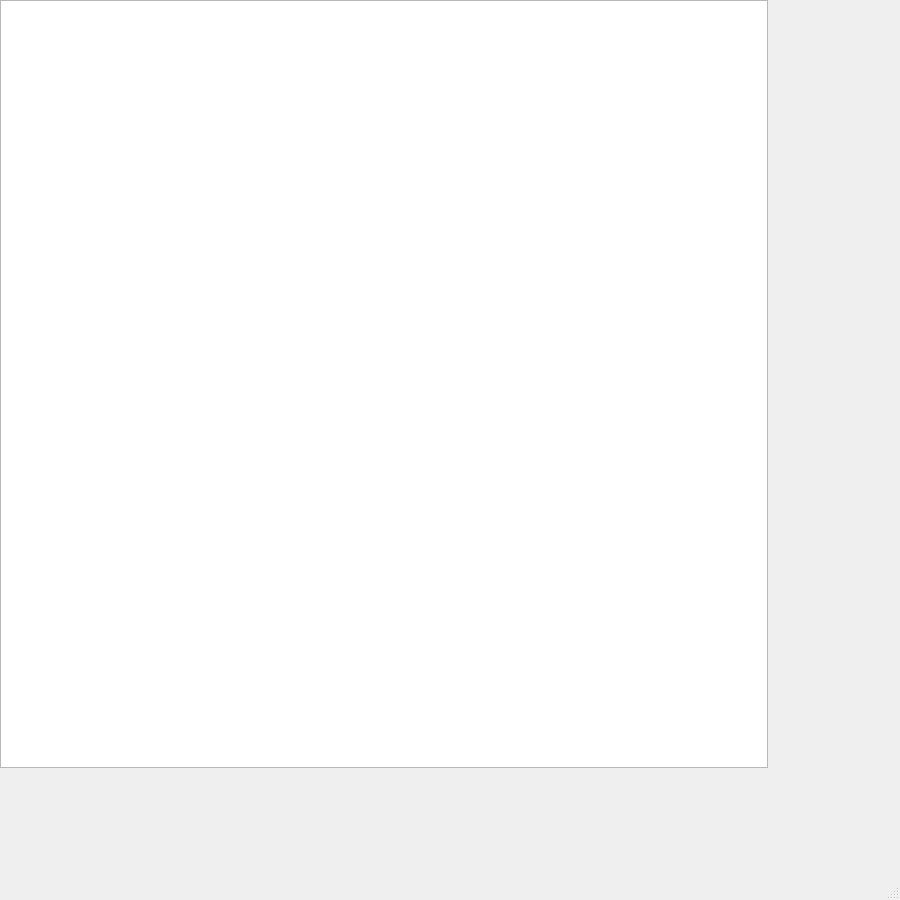
<?xml version="1.0" encoding="UTF-8"?>
<ui version="4.0">
 <class>MainWindow</class>
 <widget class="QMainWindow" name="MainWindow">
  <property name="geometry">
   <rect>
    <x>0</x>
    <y>0</y>
    <width>900</width>
    <height>900</height>
   </rect>
  </property>
  <property name="mouseTracking">
   <bool>false</bool>
  </property>
  <property name="tabletTracking">
   <bool>false</bool>
  </property>
  <property name="windowTitle">
   <string>MainWindow</string>
  </property>
  <widget class="QWidget" name="centralwidget">
   <widget class="QGraphicsView" name="graphicsView">
    <property name="geometry">
     <rect>
      <x>0</x>
      <y>0</y>
      <width>768</width>
      <height>768</height>
     </rect>
    </property>
   </widget>
  </widget>
  <widget class="QStatusBar" name="statusbar"/>
 </widget>
 <resources/>
 <connections/>
</ui>
